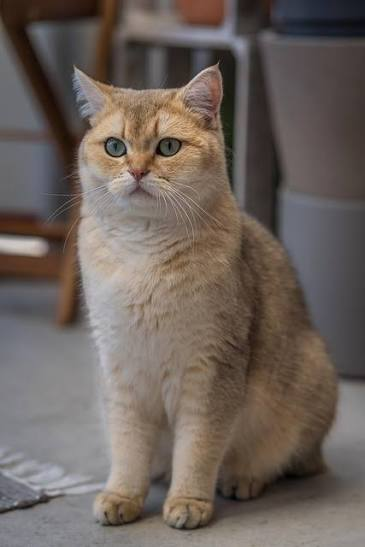
#> input picture photos/cat.jpeg, 365 x 547 px, found by its file name
$ python masking.py
#> lines starting #> are read from the running program, lines starting #| are printed output that depends on the picture; after the words box and inside, x2 and y2 are one past the last pixel; in counts of white or black regions, pixels touching at a corner belong together
#focuses on a specific part of an image and hides the rest of the image
import cv2 as cv
import numpy as np

img= cv.imread(r"C:\Users\Myco\Downloads\ML\photos\cat.jpeg")
#> img is the input picture: shape (547, 365, 3); mean B, G, R 91.8, 98.2, 108.9
cv.imshow("cat", img)

img_large = cv.imread(r"C:\Users\Myco\Downloads\ML\photos\cat_large.jpg")

blank = np.zeros(img.shape[:2], dtype='uint8')

circle = cv.circle(blank.copy(), (img.shape[1]//2, img.shape[0]//2), 100, 255, -1) #center of the image, radius, color, thickness(-1->filled)
cv.imshow("mask",circle)
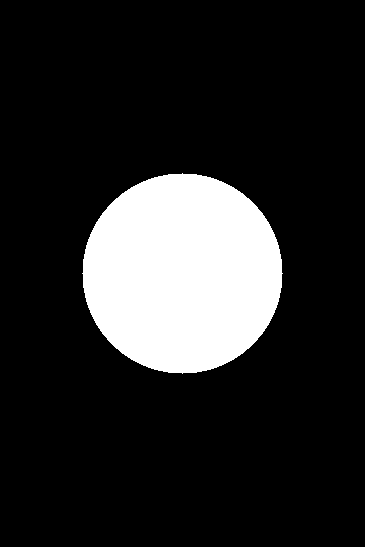
#> window 'mask': shape (547, 365); 15.7% white; 1 white region, box (x1, y1, x2, y2) and area: (82, 173, 283, 374) 31417

rectangle = cv.rectangle(blank.copy(),(img.shape[1]//2,img.shape[0]//2),(img.shape[1]//2+100,img.shape[0]//2+100),255, -1)

weird_shape = cv.bitwise_and(circle, rectangle)
cv.imshow("weird shape", weird_shape)
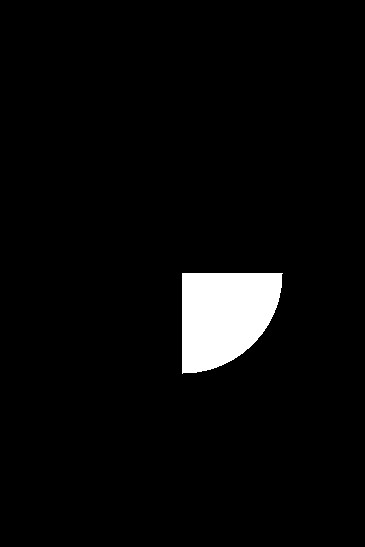
#> window 'weird shape': shape (547, 365); 4% white; 1 white region, box (x1, y1, x2, y2) and area: (182, 273, 283, 374) 7955

masked = cv.bitwise_and(img,img, mask= weird_shape)
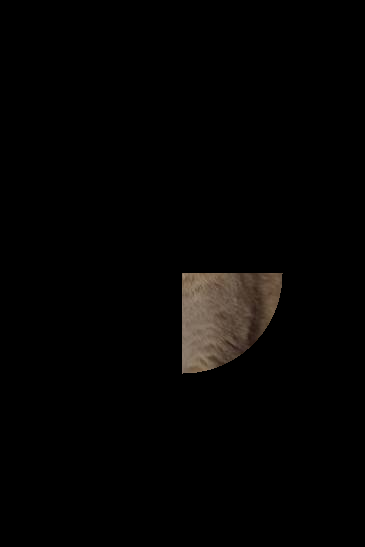
#> masked: shape (547, 365, 3); mean B, G, R 2.8, 3.5, 4.2
cv.imshow("masked", masked)
cv.waitKey(0)

$ run again, with Faces/train/Ben Afflek/10.jpg copied over photos/cat.jpeg
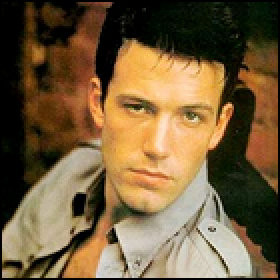
#> input picture Faces/train/Ben Afflek/10.jpg, 140 x 140 px, found by its file name (shown 2 times larger)
#> img is the input picture: shape (140, 140, 3); mean B, G, R 60.5, 93.3, 116
#> `cv.imshow("weird shape", weird_shape)`:
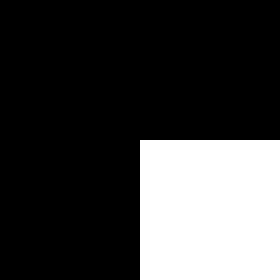
#> window 'weird shape': shape (140, 140) (shown 2 times larger); 25% white; 1 white region, box (x1, y1, x2, y2) and area: (70, 70, 140, 140) 4900
#> `masked = cv.bitwise_and(img,img, mask= weird_shape)`:
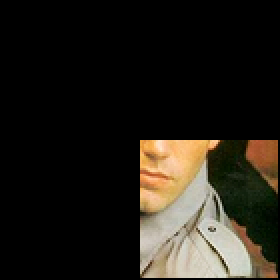
#> masked: shape (140, 140, 3) (shown 2 times larger); mean B, G, R 23.8, 31.1, 35
